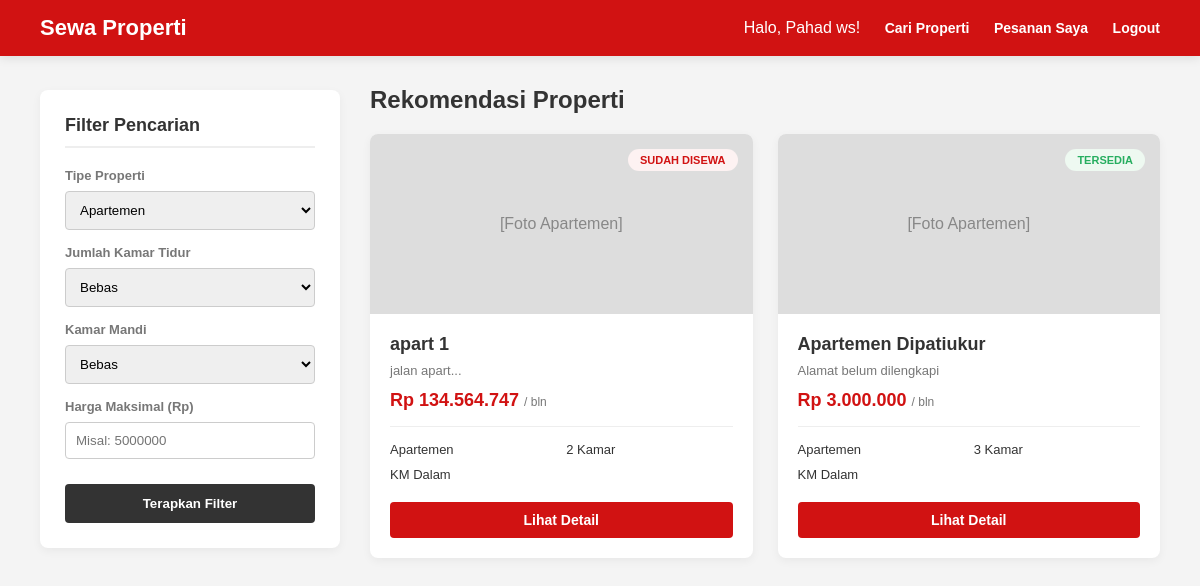
The app's page /katalog_properti.php?tipe=apartemen (signed in) with its own data.
### tables this page shows
CREATE TABLE `properti` (
  `id` int(11) NOT NULL,
  `owner_id` int(11) NOT NULL,
  `nama_properti` varchar(255) NOT NULL,
  `alamat` text DEFAULT NULL,
  `tipe` enum('rumah','apartemen','kos') NOT NULL,
  `kamar` int(2) NOT NULL,
  `kamar_mandi` enum('dalam','luar') NOT NULL,
  `harga` int(11) NOT NULL,
  `status` enum('TERSEDIA','TIDAK TERSEDIA') DEFAULT 'TERSEDIA',
  `deskripsi` text DEFAULT NULL,
  `foto` varchar(255) DEFAULT 'default.png',
  `created_at` timestamp NOT NULL DEFAULT current_timestamp()
);

### katalog_properti.php (the view, shortened to what this page needs)
<?php
require 'koneksi.php';
$query_sql = "SELECT * FROM properti WHERE 1=1";
if(isset($_GET['tipe']) && $_GET['tipe'] != "") {
    $tipe = mysqli_real_escape_string($conn, $_GET['tipe']);
    $query_sql .= " AND tipe = '$tipe'";
}
$query_sql .= " ORDER BY id DESC";
$result = mysqli_query($conn, $query_sql);
?>
<!DOCTYPE html>
<html lang="id">
<head>
</head>
<body>
    <div class="navbar">
        <div class="logo">Sewa Properti</div>
        <div class="menu">
            <span>Halo, <?php echo htmlspecialchars($_SESSION['nama'] ?? 'Tenant'); ?>!</span>
            <a href="katalog_properti.php">Cari Properti</a>
            <a href="dashboard_tenant.php">Pesanan Saya</a>
            <a href="logout.php">Logout</a>
        </div>
    </div>
    <div class="main-container">
        <div class="sidebar-filter">
            <h3>Filter Pencarian</h3>
            <form action="" method="GET">
                <div class="filter-group">
                    <label>Tipe Properti</label>
                    <select name="tipe">
                        <option value="apartemen" <?php if(isset($_GET['tipe']) && $_GET['tipe'] == 'apartemen') echo 'selected'; ?>>Apartemen</option>
                    </select>
                </div>
                <div class="filter-group">
                    <label>Jumlah Kamar Tidur</label>
                    <select name="kamar">
                        <option value="">Bebas</option>
                    </select>
                </div>
                <div class="filter-group">
                    <label>Kamar Mandi</label>
                    <select name="kamar_mandi">
                        <option value="">Bebas</option>
                    </select>
                </div>
                <div class="filter-group">
                    <label>Harga Maksimal (Rp)</label>
                    <input type="number" name="harga_max" placeholder="Misal: 5000000" value="<?php if(isset($_GET['harga_max'])) echo htmlspecialchars($_GET['harga_max']); ?>">
                </div>
                <button type="submit" class="btn-filter">Terapkan Filter</button>
            </form>
        </div>
        <div class="content-area">
            <h2>Rekomendasi Properti</h2>
            <div class="property-grid">
                <?php
                if(mysqli_num_rows($result) == 0) {
                    echo "<div class='kosong'>Maaf, tidak ada properti yang cocok dengan filter kamu. Coba sesuaikan ulang pencarian.</div>";
                } else {
                    while($row = mysqli_fetch_assoc($result)) {
                        $tipe_label = ucfirst($row['tipe']);
                        $km_label = ucfirst($row['kamar_mandi']);
                        $harga_rp = "Rp " . number_format($row['harga'], 0, ',', '.');
                        $alamat_singkat = !empty($row['alamat']) ? htmlspecialchars(substr($row['alamat'], 0, 35)) . '...' : 'Alamat belum dilengkapi';
                        $status_properti = $row['status'] ?? 'TERSEDIA';
                        $badge_class = ($status_properti == 'TERSEDIA') ? 'status-tersedia' : 'status-tidak';
                        $status_text = ($status_properti == 'TERSEDIA') ? 'Tersedia' : 'Sudah Disewa';
                        echo "
                        <div class='property-card'>
                            <div class='property-image'>
                                <span class='badge-status {$badge_class}'>{$status_text}</span>
                                [Foto {$tipe_label}]
                            </div>
                            <div class='property-info'>
                                <h3 class='property-title'>" . htmlspecialchars($row['nama_properti']) . "</h3>
                                <div class='property-address'> {$alamat_singkat}</div>
                                <div class='property-price'>{$harga_rp} <span style='font-size: 12px; color: #777; font-weight: normal;'>/ bln</span></div>
                                <div class='property-features'>
                                    <div> {$tipe_label}</div>
                                    <div> {$row['kamar']} Kamar</div>
                                    <div style='grid-column: 1 / -1;'> KM {$km_label}</div>
                                </div>
                                <a href='detail_properti.php?id={$row['id']}' class='btn-sewa'>Lihat Detail</a>
                            </div>
                        </div>
                        ";
                    }
                }
                ?>
            </div>
        </div>
    </div>
</body>
</html>

### katalog_properti.php (style rules this page uses)
:root { --primary-red: #d11212; --dark-red: #a00d0d; --bg-color: #f4f4f4; --text-main: #333; --text-muted: #777; }
body { font-family: Arial, sans-serif; background-color: var(--bg-color); margin: 0; color: var(--text-main); }
.navbar { background-color: var(--primary-red); padding: 15px 40px; display: flex; justify-content: space-between; align-items: center; color: white; position: sticky; top: 0; z-index: 100; box-shadow: 0 2px 10px rgba(0,0,0,0.1); }
.navbar .logo { font-size: 22px; font-weight: bold; }
.navbar .menu a { color: white; text-decoration: none; margin-left: 20px; font-size: 14px; font-weight: bold; transition: 0.2s; }
.main-container { display: flex; padding: 30px 40px; gap: 30px; max-width: 1200px; margin: 0 auto; align-items: flex-start; }
.sidebar-filter { background: white; padding: 25px; border-radius: 8px; width: 250px; position: sticky; top: 90px; box-shadow: 0 3px 10px rgba(0,0,0,0.05); }
.sidebar-filter h3 { margin-top: 0; font-size: 18px; border-bottom: 2px solid #eee; padding-bottom: 10px; margin-bottom: 20px; color: var(--text-main); }
.filter-group { margin-bottom: 15px; }
.filter-group label { display: block; font-size: 13px; color: var(--text-muted); margin-bottom: 8px; font-weight: bold; }
.filter-group select, .filter-group input { width: 100%; padding: 10px; border: 1px solid #ccc; border-radius: 4px; box-sizing: border-box; font-family: inherit; }
.btn-filter { background: var(--text-main); color: white; border: none; width: 100%; padding: 12px; font-weight: bold; border-radius: 4px; cursor: pointer; margin-top: 10px; transition: 0.2s; }
.content-area { flex: 1; }
.content-area h2 { margin-top: 0; color: var(--text-main); margin-bottom: 20px; }
.property-grid { display: grid; grid-template-columns: repeat(auto-fill, minmax(280px, 1fr)); gap: 25px; }
.property-card { background: white; border-radius: 8px; overflow: hidden; box-shadow: 0 3px 10px rgba(0,0,0,0.05); transition: 0.3s; position: relative; }
.property-image { width: 100%; height: 180px; background-color: #ddd; display: flex; align-items: center; justify-content: center; color: #888; position: relative; }
.badge-status { position: absolute; top: 15px; right: 15px; padding: 5px 12px; border-radius: 20px; font-weight: bold; font-size: 11px; text-transform: uppercase; }
.status-tersedia { background: #eef9f1; color: #27ae60; }
.status-tidak { background: #fdf2f2; color: var(--primary-red); }
.property-info { padding: 20px; }
.property-title { font-size: 18px; font-weight: bold; margin: 0 0 8px 0; color: var(--text-main); }
.property-address { font-size: 13px; color: var(--text-muted); margin-bottom: 12px; display: flex; align-items: center; gap: 5px; }
.property-price { color: var(--primary-red); font-size: 18px; font-weight: bold; margin-bottom: 15px; border-bottom: 1px solid #eee; padding-bottom: 15px; }
.property-features { font-size: 13px; color: var(--text-main); margin-bottom: 20px; display: grid; grid-template-columns: 1fr 1fr; gap: 10px; }
.property-features div { display: flex; align-items: center; gap: 5px; }
.btn-sewa { display: block; text-align: center; background: var(--primary-red); color: white; padding: 10px; text-decoration: none; border-radius: 4px; font-weight: bold; font-size: 14px; transition: 0.2s; }

### records on screen
properti: status "SUDAH DISEWA", tipe "Apartemen", nama_properti "apart 1", alamat "jalan apart...", harga "Rp 134.564.747", kamar "2", kamar_mandi "Dalam"
properti: status "TERSEDIA", tipe "Apartemen", nama_properti "Apartemen Dipatiukur", alamat "Alamat belum dilengkapi", harga "Rp 3.000.000", kamar "3", kamar_mandi "Dalam"

### other values on screen
$_SESSION['nama'] "Pahad ws"
